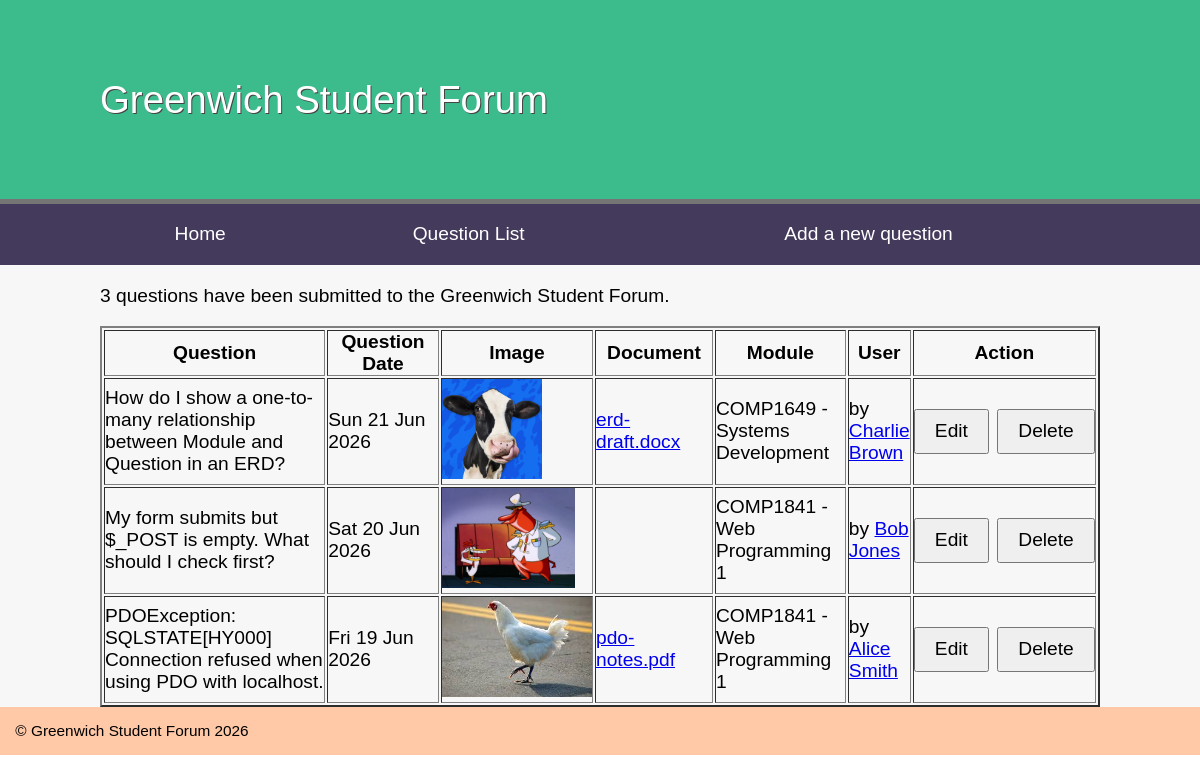
The page /questions.php on the database its author committed.
### tables this page shows
CREATE TABLE `Question` (
  `id` int(11) NOT NULL,
  `questiontext` text DEFAULT NULL,
  `questiondate` date NOT NULL,
  `questionimage` varchar(255) NOT NULL,
  `questiondocument` varchar(255) DEFAULT NULL,
  `userid` int(11) DEFAULT NULL,
  `moduleid` int(11) DEFAULT NULL
);

CREATE TABLE `Module` (
  `id` int(11) NOT NULL,
  `name` varchar(255) NOT NULL
);

CREATE TABLE `User` (
  `id` int(11) NOT NULL,
  `name` varchar(255) NOT NULL,
  `email` varchar(255) NOT NULL
);

### questions.php (called while the page is built, shortened)
<?php
try{
    include 'includes/databaseConnection.php';
    include 'includes/DatabaseBaseFunctions.php';
    $sql = '
        SELECT `Question`.id, questiontext, questiondate, questionimage, questiondocument, `User`.name AS user_name, email, `Module`.name AS module_name
        FROM `Question`
        INNER JOIN `User` ON `Question`.userid = `User`.id
        INNER JOIN `Module` ON `Question`.moduleid = `Module`.id
        ORDER BY questiondate DESC;
    ';
    $questions = $pdo->query($sql);
    $totalQuestions = totalQuestions($pdo);
    include 'templates/questions.html.php';
    $output = ob_get_clean();
} catch (PDOException $e) {
    $title = 'An error has occured';
    $output = 'Database Error:' . $e->getMessage();
}
include 'templates/layout.html.php';

### includes/DatabaseBaseFunctions.php (called while the page is built)
<?php
function totalQuestions($pdo){
    $sql = 'SELECT COUNT(*) FROM `Question`';
    $query = $pdo->query($sql);
    $row = $query->fetch();
    return $row[0];
}

### templates/questions.html.php (the view, shortened to what this page needs)
<?php if (isset($error)): ?>
        <p><?= $error ?></p>
<?php else: ?>
        <p><?= $totalQuestions?> questions have been submitted to the Greenwich Student Forum.</p>
        <table border="2px">
            <thead>
                <tr>
                    <th>Question</th>
                    <th>Question Date</th>
                    <th>Image</th>
                    <th>Document</th>
                    <th>Module</th>
                    <th>User</th>
                    <th>Action</th>
                </tr>
            </thead>
            <?php foreach ($questions as $question): ?>
                <tr>
                    <td width="300px">
                        <?= htmlspecialchars($question['questiontext'], ENT_QUOTES, 'UTF-8') ?>
                    </td>
                    <td width="150px">
                        <?php
                            $display_date = date('D d M Y', strtotime($question['questiondate']));
                        ?>
                        <?= htmlspecialchars($display_date, ENT_QUOTES, 'UTF-8') ?>
                    </td>
                    <td width="150px">
                        <img height="100px" src="images/<?= htmlspecialchars($question['questionimage'], ENT_QUOTES, 'UTF-8') ?>" />
                    </td>
                    <td width="150px">
                        <?php if ($question['questiondocument']): ?>
                            <a href="documents/<?= htmlspecialchars($question['questiondocument'], ENT_QUOTES, 'UTF-8') ?>">
                                <?= htmlspecialchars($question['questiondocument'], ENT_QUOTES, 'UTF-8') ?>
                            </a>
                        <?php endif; ?>
                    </td>
                    <td width="150px">
                        <?= htmlspecialchars($question['module_name'], ENT_QUOTES, 'UTF-8') ?>
                    </td>
                    <td width="50px">
                        by <a href="mailto:<?= htmlspecialchars($question['email'], ENT_QUOTES, 'UTF-8') ?>">
                            <?= htmlspecialchars($question['user_name'], ENT_QUOTES, 'UTF-8') ?>
                        </a>
                    </td>
                    <td width="50px">
                        <div class="actions">
                            <form action="editquestion.php">
                                <input type="submit" value="Edit">
                            </form>
                            <form action="deletequestion.php" method="post">
                                <input type="submit" value="Delete">
                            </form>
                        </div>
                    </td>
                </tr>
            <?php endforeach; ?>
        </table>
<?php endif; ?>

### templates/layout.html.php (shortened to what this page needs)
<!DOCTYPE html>
<html lang="en">
    <head>
        <link rel="stylesheet" href="forum.css">
    </head>
    <body>
        <header><h1>Greenwich Student Forum</h1></header>
        <nav>
            <ul>
                <li><a href="index.php">Home</a></li>
                <li><a href="questions.php">Question List</a></li>
                <li><a href="addquestion.php">Add a new question</a></li>
            </ul>
        </nav>
        <main>
            <?=$output?>
        </main>
        <footer>&copy; Greenwich Student Forum 2026</footer>
    </body>
</html>

### forum.css (style rules this page uses)
* { margin: 0; padding: 0; }
body { font-family: Arial, Helvetica, Sans-serif; }
header { display: block; background-color: #3cbc8d; padding: 20px; border-bottom: 5px solid #757575; }
h1 { font-weight: normal; padding: 1.5em; color: white; text-shadow: 1px 1px 0px #444; width: 1000px; margin: auto; }
nav { background-color: #443A5C; }
nav a { color: white; text-decoration: none; }
nav ul { display: table; width: 1000px; margin: auto; }
nav li { display: table-cell; text-align: center; padding: 1em; }
main { overflow: auto; min-height: 30vh; background-color: #f7f7f7; width: 1000px; margin: auto; box-shadow: -1000px 0 0 #f7f7f7, 1000px 0 0 #f7f7f7; padding-top: 20px; }
footer { padding: 1em; background-color: #FFC9A7 ; font-size: 0.8em; }
p { margin-bottom: 1em; }
body { font-size: 1.2em; font-family: arial, helvetica, sans-serif }
input, label, select, textarea { float: left; width: 15em; margin-bottom: 1em; padding: 0.5em; }
input[type="submit"] { margin-left: 15em; width: auto; padding: 0.5em 1em; clear: both; font-size: 1em; }
form { overflow: auto; clear: both; display: flex; }
.actions { display: flex; gap: 8px; align-items: center; }
.actions form { clear: none; overflow: visible; }
.actions input[type="submit"] { margin: 0; clear: none; }

### rows shown on the page
question: questiontext "How do I show a one-to-many relationship between Module and Question in an ERD?", questiondate "Sun 21 Jun 2026", questionimage (picture), questiondocument "erd-draft.docx", moduleid.name "COMP1649 - Systems Development", userid.name "Charlie Brown"
question: questiontext "My form submits but $_POST is empty. What should I check first?", questiondate "Sat 20 Jun 2026", questionimage (picture), moduleid.name "COMP1841 - Web Programming 1", userid.name "Bob Jones"
question: questiontext "PDOException: SQLSTATE[HY000] Connection refused when using PDO with localhost.", questiondate "Fri 19 Jun 2026", questionimage (picture), questiondocument "pdo-notes.pdf", moduleid.name "COMP1841 - Web Programming 1", userid.name "Alice Smith"

### other values the page prints
$totalQuestions "3"
